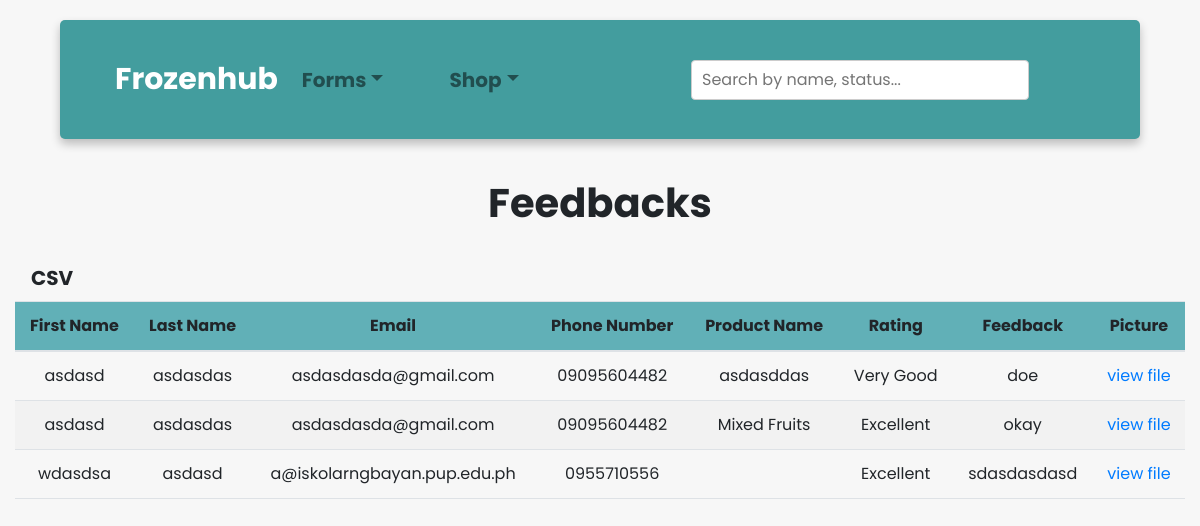
The app's page /admin/index.php?feedback (signed in) with its own data.
### tables this page shows
CREATE TABLE `feedback_table` (
  `feed_id` int(50) NOT NULL,
  `firstName` varchar(50) NOT NULL,
  `lastName` varchar(50) NOT NULL,
  `email` varchar(50) NOT NULL,
  `phone` varchar(15) NOT NULL,
  `proName` varchar(50) NOT NULL,
  `ratings` varchar(20) NOT NULL,
  `feedback` varchar(100) NOT NULL,
  `picture` varchar(255) NOT NULL
);

### admin/feedback.php (the view, shortened to what this page needs)
<div class="container-fluid">
    <h1 class="text-center" style="padding: 20px; font-weight:bold">Feedbacks</h1>
    <a class="nav-link" href="./csv/download_feedback.php" style="font-size: 20px; font-weight:bold;">
  <i class="fa-solid fa-file-arrow-down" aria-hidden="true"></i> CSV</a>
        <table id="table" class="table  text-center" style="width:100%; margin:0px; border-collapse:collapse;">
        <thead style="background-color: #61b0b7;">
        <tr>
            <th>First Name</th>
            <th>Last Name</th>
            <th>Email</th>
            <th>Phone Number</th>
            <th>Product Name</th>
            <th>Rating</th>
            <th>Feedback</th>
            <th>Picture</th>
        </tr>
</thead>
<tbody>
<?php
$sql = "SELECT * FROM feedback_table ORDER BY `feedback_table`.`feed_id` DESC";
$result = $conn->query($sql);
    while ($row = mysqli_fetch_assoc($result)){
    $picture = $row['picture'];
    echo '<tr>
		<td data-label="First name">'. $row["firstName"] . '</td>
		<td data-label="Last Name">' . $row["lastName"] . '</td>
		<td data-label="Email">' . $row["email"] . '</td>
		<td data-label="Phone Number">' . $row["phone"] . '</td>
        <td data-label="Product Name">' . $row["proName"] . '</td>
		<td data-label="Ratings">' . $row["ratings"] . '</td>
		<td data-label="Feedback">' . $row["feedback"] . '</td>';
?>
        <td data-label="Pictures"> <a href="../pictures/<?php echo $picture ?>">view file</a></td>
        <?php }
?>
      </table>
  </div>

### style.css (style rules this page uses)
tr:nth-child(even) { background-color: #f2f2f2; }

### records on screen
feedback_table: firstName "asdasd", lastName "asdasdas", email "asdasdasda@gmail.com", phone "09095604482", proName "asdasddas", ratings "Very Good", feedback "doe"
feedback_table: firstName "asdasd", lastName "asdasdas", email "asdasdasda@gmail.com", phone "09095604482", proName "Mixed Fruits", ratings "Excellent", feedback "okay"
feedback_table: firstName "wdasdsa", lastName "asdasd", email "a@iskolarngbayan.pup.edu.ph", phone "0955710556", ratings "Excellent", feedback "sdasdasdasd"
